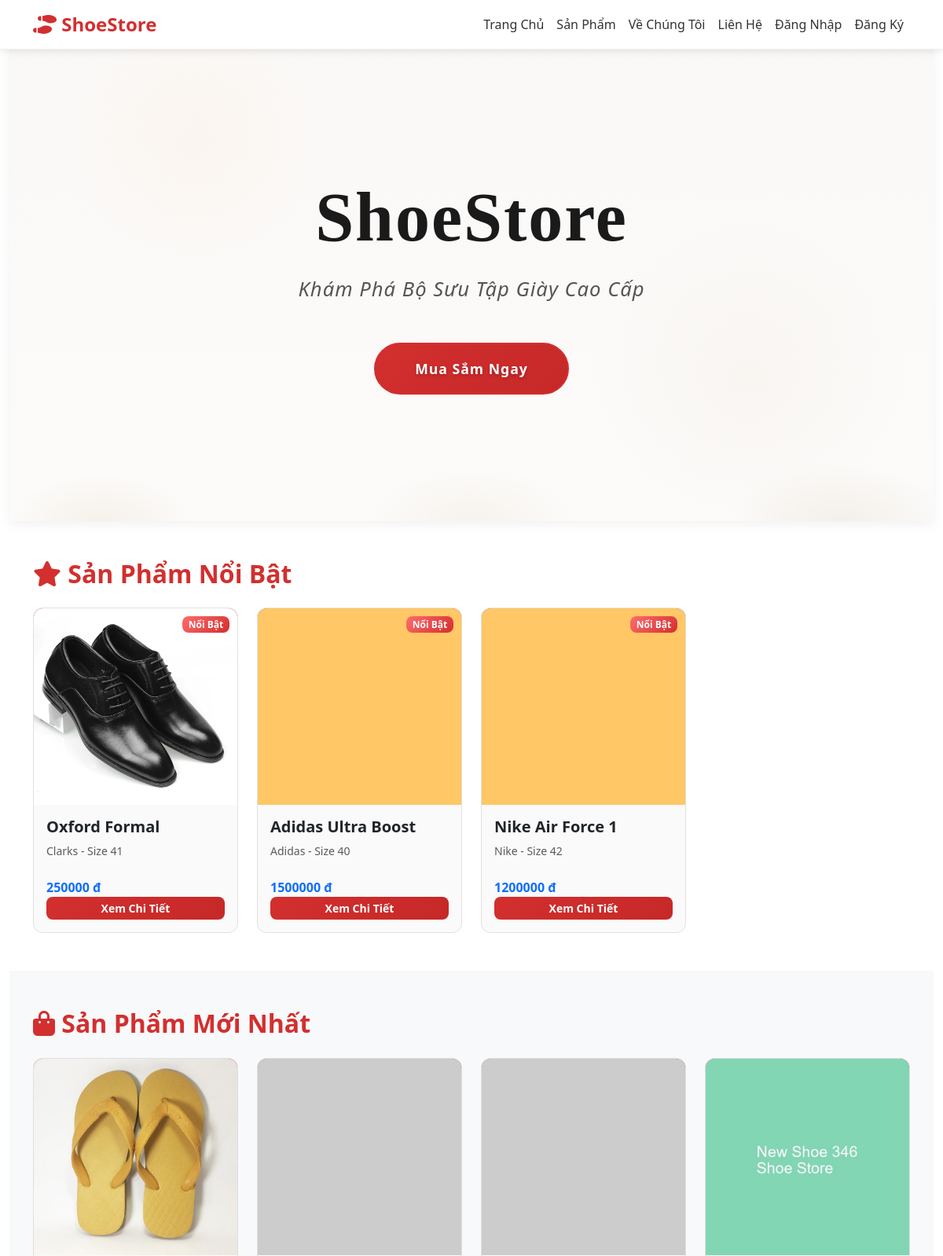
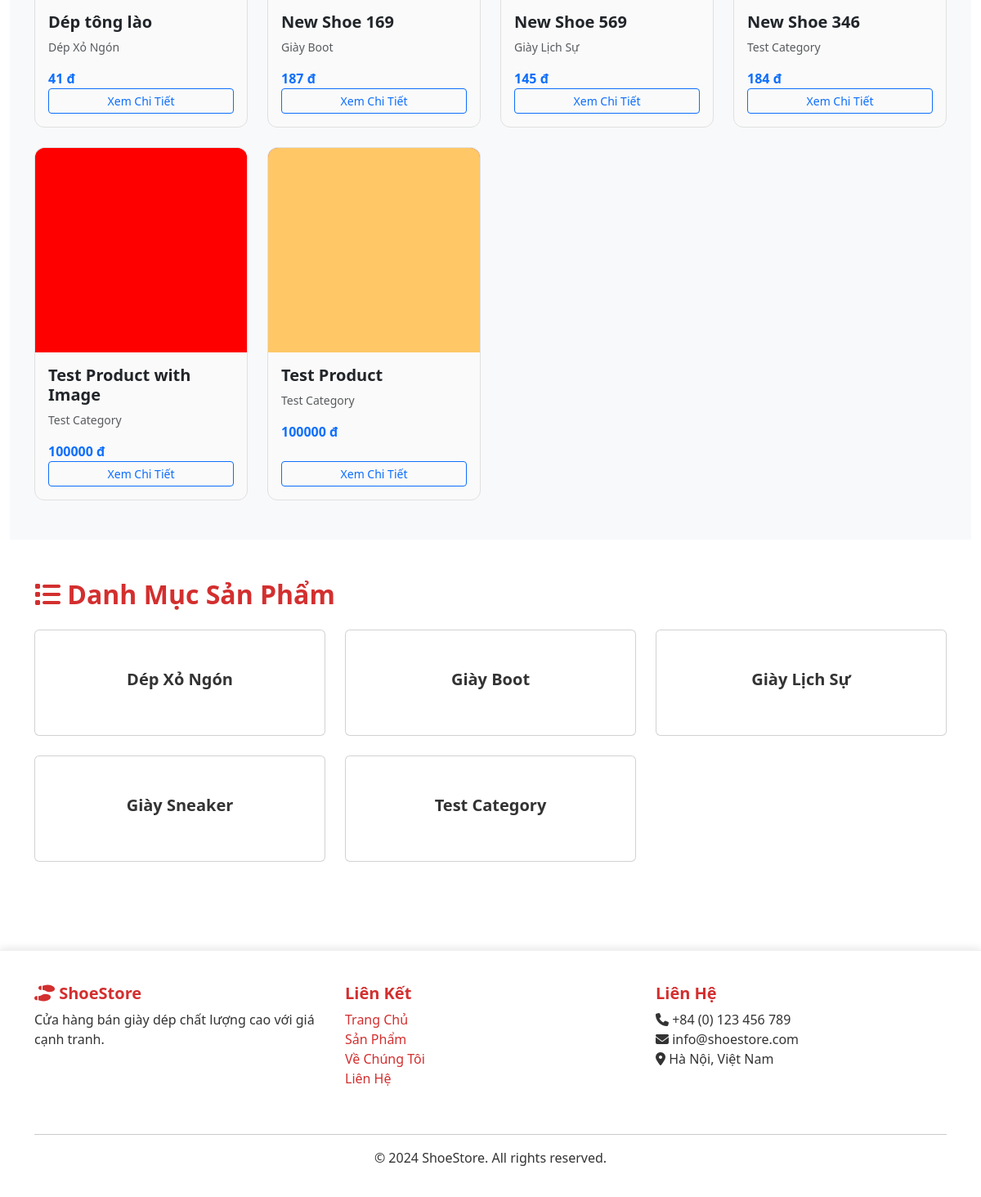
The page / on the database its author committed (2 pictures, top to bottom).
### store/models.py (models this page shows, shortened)
class Product(models.Model):
    name = models.CharField(max_length=300)
    description = models.TextField()
    price = models.DecimalField(max_digits=10, decimal_places=2, validators=[MinValueValidator(0)])
    category = models.ForeignKey(Category, on_delete=models.CASCADE, related_name='products')
    shoe_type = models.CharField(max_length=20, choices=SHOE_TYPE_CHOICES)
    size = models.CharField(max_length=10, help_text="e.g., 36, 37, 38...")
    color = models.CharField(max_length=50)
    material = models.CharField(max_length=100)
    brand = models.CharField(max_length=100)
    quantity_in_stock = models.IntegerField(default=0, validators=[MinValueValidator(0)])
    image = models.ImageField(upload_to='products/', blank=True)
    image_alt = models.CharField(max_length=200, blank=True)
    average_rating = models.FloatField(default=0, validators=[MinValueValidator(0)])
    total_reviews = models.IntegerField(default=0)
    is_featured = models.BooleanField(default=False)
    is_active = models.BooleanField(default=True)
    created_at = models.DateTimeField(auto_now_add=True)
    updated_at = models.DateTimeField(auto_now=True)
    class Meta:
        ordering = ['-created_at']
        indexes = [
            models.Index(fields=['name', 'category']),
            models.Index(fields=['price']),
        ]

class Category(models.Model):
    name = models.CharField(max_length=200, unique=True)
    description = models.TextField(blank=True)
    image = models.ImageField(upload_to='categories/', blank=True)
    created_at = models.DateTimeField(auto_now_add=True)
    updated_at = models.DateTimeField(auto_now=True)
    is_active = models.BooleanField(default=True)
    class Meta:
        verbose_name_plural = "Categories"
        ordering = ['name']

### store/views.py (the view, shortened to what this page needs)
# urls.py: path('', views.home, name='home'),
def home(request):
    featured_products = Product.objects.filter(is_featured=True, is_active=True)[:8]
    categories = Category.objects.filter(is_active=True)
    recent_products = Product.objects.filter(is_active=True).order_by('-created_at')[:6]
    dashboard_data = {}
    context = {
        'featured_products': featured_products,
        'categories': categories,
        'recent_products': recent_products,
        'dashboard_data': dashboard_data,
    }
    return render(request, 'store/home.html', context)

### store/templates/store/home.html (shortened to what this page needs)
{% extends 'store/base.html' %}
{% block content %}
<div class="container-fluid">
    <section class="hero-section">
        <div class="hero-content">
            <div>
                <h1>ShoeStore</h1>
                <p>Khám Phá Bộ Sưu Tập Giày Cao Cấp</p>
                <a href="{% url 'product_list' %}" class="hero-btn">Mua Sắm Ngay</a>
            </div>
        </div>
    </section>
    <section class="py-5">
        <div class="container">
            <h2 class="mb-4">
                <i class="fas fa-star"></i> Sản Phẩm Nổi Bật
            </h2>
            <div class="row g-4">
                {% for product in featured_products %}
                <div class="col-md-6 col-lg-3">
                    <div class="card product-card">
                        <div class="position-relative">
                            {% if product.is_featured %}
                            <span class="badge badge-featured">Nổi Bật</span>
                            {% endif %}
                            {% if product.image %}
                            <img src="{{ product.image.url }}" alt="{{ product.name }}" class="card-img-top product-image">
                            {% else %}
                            <img src="https://via.placeholder.com/300x300?text=Không+có+hình" alt="{{ product.name }}" class="card-img-top product-image">
                            {% endif %}
                        </div>
                        <div class="card-body d-flex flex-column">
                            <h5 class="card-title">{{ product.name }}</h5>
                            <p class="card-text text-muted small">{{ product.brand }} - Size {{ product.size }}</p>
                            <p class="card-text fw-bold text-primary mb-auto">{{ product.price|floatformat:0 }} đ</p>
                            <a href="{% url 'product_detail' product.pk %}" class="btn btn-primary btn-sm">Xem Chi Tiết</a>
                        </div>
                    </div>
                </div>
                {% empty %}
                <div class="col-12">
                    <p class="text-muted">Chưa có sản phẩm nổi bật</p>
                </div>
                {% endfor %}
            </div>
        </div>
    </section>
    <section class="py-5 bg-light">
        <div class="container">
            <h2 class="mb-4">
                <i class="fas fa-shopping-bag"></i> Sản Phẩm Mới Nhất
            </h2>
            <div class="row g-4">
                {% for product in recent_products %}
                <div class="col-md-6 col-lg-3">
                    <div class="card product-card">
                        {% if product.image %}
                        <img src="{{ product.image.url }}" alt="{{ product.name }}" class="card-img-top product-image">
                        {% else %}
                        <img src="https://via.placeholder.com/300x300?text=Không+có+hình" alt="{{ product.name }}" class="card-img-top product-image">
                        {% endif %}
                        <div class="card-body d-flex flex-column">
                            <h5 class="card-title">{{ product.name }}</h5>
                            <p class="card-text text-muted small">{{ product.category.name }}</p>
                            <p class="card-text fw-bold text-primary mb-auto">{{ product.price|floatformat:0 }} đ</p>
                            <a href="{% url 'product_detail' product.pk %}" class="btn btn-outline-primary btn-sm">Xem Chi Tiết</a>
                        </div>
                    </div>
                </div>
                {% empty %}
                <div class="col-12">
                    <p class="text-muted">Chưa có sản phẩm mới</p>
                </div>
                {% endfor %}
            </div>
        </div>
    </section>
    <section class="py-5">
        <div class="container">
            <h2 class="mb-4">
                <i class="fas fa-list"></i> Danh Mục Sản Phẩm
            </h2>
            <div class="row g-4">
                {% for category in categories %}
                <div class="col-md-4">
                    <a href="{% url 'product_list' %}?category={{ category.id }}" class="card text-decoration-none" style="color: inherit;">
                        <div class="card-body text-center py-5">
                            <h5 class="card-title">{{ category.name }}</h5>
                        </div>
                    </a>
                </div>
                {% empty %}
                <div class="col-12">
                    <p class="text-muted">Chưa có danh mục</p>
                </div>
                {% endfor %}
            </div>
        </div>
    </section>
</div>
{% endblock %}

### store/templates/store/base.html (shortened to what this page needs)
<!DOCTYPE html>
<html lang="vi">
<head>
    <link href="https://cdn.jsdelivr.net/npm/bootstrap@5.3.0/dist/css/bootstrap.min.css" rel="stylesheet">
    <link rel="stylesheet" href="https://cdnjs.cloudflare.com/ajax/libs/font-awesome/6.4.0/css/all.min.css">
</head>
<body>
    <nav class="navbar navbar-expand-lg navbar-dark sticky-top">
        <div class="container">
            <a class="navbar-brand" href="{% url 'home' %}">
                <i class="fas fa-shoe-prints"></i> ShoeStore
            </a>
            <div class="collapse navbar-collapse" id="navbarNav">
                <ul class="navbar-nav ms-auto">
                    <li class="nav-item">
                        <a class="nav-link" href="{% url 'home' %}">Trang Chủ</a>
                    </li>
                    <li class="nav-item">
                        <a class="nav-link" href="{% url 'product_list' %}">Sản Phẩm</a>
                    </li>
                    <li class="nav-item">
                        <a class="nav-link" href="{% url 'about' %}">Về Chúng Tôi</a>
                    </li>
                    <li class="nav-item">
                        <a class="nav-link" href="{% url 'contact' %}">Liên Hệ</a>
                    </li>
                    {% if user.is_authenticated %}
                        {% if user.profile.user_type == 'admin' %}
                        <li class="nav-item">
                            <a class="nav-link" href="{% url 'dashboard' %}">
                                <i class="fas fa-chart-line"></i> Dashboard
                            </a>
                        </li>
                        {% endif %}
                        <li class="nav-item">
                            <a class="nav-link" href="{% url 'order_list' %}">
                                <i class="fas fa-box"></i> Đơn Hàng
                            </a>
                        </li>
                        <li class="nav-item dropdown">
                            <a class="nav-link dropdown-toggle" href="#" id="userDropdown" role="button" data-bs-toggle="dropdown">
                                <i class="fas fa-user"></i> {{ user.first_name|default:user.username }}
                            </a>
                            <ul class="dropdown-menu" aria-labelledby="userDropdown">
                                <li><a class="dropdown-item" href="{% url 'user_profile' %}">Hồ Sơ</a></li>
                                <li><hr class="dropdown-divider"></li>
                                <li><a class="dropdown-item" href="{% url 'logout' %}">Đăng Xuất</a></li>
                            </ul>
                        </li>
                    {% else %}
                        <li class="nav-item">
                            <a class="nav-link" href="{% url 'login' %}">Đăng Nhập</a>
                        </li>
                        <li class="nav-item">
                            <a class="nav-link" href="{% url 'register' %}">Đăng Ký</a>
                        </li>
                    {% endif %}
                </ul>
            </div>
        </div>
    </nav>
    <main>
        {% block content %}{% endblock %}
    </main>
    <footer>
        <div class="container">
            <div class="row">
                <div class="col-md-4 mb-4">
                    <h5><i class="fas fa-shoe-prints"></i> ShoeStore</h5>
                    <p>Cửa hàng bán giày dép chất lượng cao với giá cạnh tranh.</p>
                </div>
                <div class="col-md-4 mb-4">
                    <h5>Liên Kết</h5>
                    <ul class="list-unstyled">
                        <li><a href="{% url 'home' %}">Trang Chủ</a></li>
                        <li><a href="{% url 'product_list' %}">Sản Phẩm</a></li>
                        <li><a href="{% url 'about' %}">Về Chúng Tôi</a></li>
                        <li><a href="{% url 'contact' %}">Liên Hệ</a></li>
                    </ul>
                </div>
                <div class="col-md-4 mb-4">
                    <h5>Liên Hệ</h5>
                    <p>
                        <i class="fas fa-phone"></i> +84 (0) 123 456 789<br>
                        <i class="fas fa-envelope"></i> info@shoestore.com<br>
                        <i class="fas fa-map-marker-alt"></i> Hà Nội, Việt Nam
                    </p>
                </div>
            </div>
            <hr>
            <div class="text-center">
                <p>&copy; 2024 ShoeStore. All rights reserved.</p>
            </div>
        </div>
    </footer>
</body>
</html>

### store/templates/store/base.html (style rules this page uses)
:root { --primary-color: #667eea; --secondary-color: #764ba2; --accent-color: #f093fb; --success-color: #00d4ff; --light-bg: #f0f4ff; }
body { font-family: 'Segoe UI', Tahoma, Geneva, Verdana, sans-serif; background: #ffffff; color: #333; min-height: 100vh; }
.navbar { background: #ffffff; box-shadow: 0 2px 10px rgba(0, 0, 0, 0.1); border-bottom: 1px solid #f0f0f0; }
.navbar-brand { font-weight: 700; font-size: 1.5rem; color: #d32f2f !important; text-shadow: none; }
.nav-link { color: #333 !important; transition: color 0.3s, text-shadow 0.3s; font-weight: 500; }
.hero-section { position: relative; height: 600px; background: linear-gradient(to bottom, #faf8f6 0%, #ffffff 50%, #f5f3f1 100%); background-attachment: fixed; overflow: hidden; box-shadow: 0 4px 15px rgba(0, 0, 0, 0.06); }
.hero-section::before { content: ''; position: absolute; bottom: 0; left: 0; width: 100%; height: 300px; background: radial-gradient(ellipse 300px 150px at 10% 100%, rgba(210, 180, 140, 0.15) 0%, transparent 40%), radial-gradient(ellipse 350px 180px at 90% 100%, rgba(180, 150, 110, 0.12) 0%, transparent 40%), radial-gradient(ellipse 280px 140px at 50% 100%, rgba(200, 170, 130, 0.1) 0%, transparent 50%); pointer-events: none; z-index: 1; }
.hero-section::after { content: ''; position: absolute; top: 0; left: 0; width: 100%; height: 100%; background: radial-gradient(circle at 20% 20%, rgba(255,200,150,0.08) 0%, transparent 15%), radial-gradient(circle at 80% 70%, rgba(200,170,130,0.06) 0%, transparent 20%); pointer-events: none; z-index: 0; }
.hero-content { position: relative; z-index: 10; height: 100%; display: flex; align-items: center; justify-content: center; text-align: center; color: white; padding: 40px 20px; }
.hero-content h1 { font-size: 5.5rem; font-weight: 800; margin-bottom: 20px; color: #1a1a1a; text-shadow: none; letter-spacing: 2px; font-family: 'Georgia', 'Garamond', serif; line-height: 1.2; }
.hero-content p { font-size: 1.6rem; margin-bottom: 3rem; color: #555; text-shadow: none; font-weight: 400; letter-spacing: 1px; font-family: 'Segoe UI', 'Arial', sans-serif; font-style: italic; line-height: 1.5; }
.hero-btn { padding: 18px 50px; font-size: 1.1rem; font-weight: 700; border-radius: 50px; background: linear-gradient(135deg, #d32f2f 0%, #c62828 100%); color: white; border: 2px solid #d32f2f; transition: all 0.4s ease; text-decoration: none; display: inline-block; text-shadow: 0 2px 4px rgba(0,0,0,0.2); letter-spacing: 1px; cursor: pointer; }
.product-card { transition: transform 0.3s, box-shadow 0.3s, background-color 0.3s; height: 100%; background-color: #fafafa; border: 1px solid #e0e0e0; border-radius: 12px; }
.product-image { height: 250px; object-fit: cover; background: linear-gradient(135deg, #d32f2f 0%, #c62828 100%); border-radius: 12px 12px 0 0; }
.badge-featured { position: absolute; top: 10px; right: 10px; background: linear-gradient(135deg, #ff6b6b 0%, #d32f2f 100%); border: none; border-radius: 8px; }
.btn-primary { background: linear-gradient(135deg, #d32f2f 0%, #c62828 100%); border: none; border-radius: 8px; font-weight: 600; transition: transform 0.2s, box-shadow 0.2s; }
footer { background: #ffffff; color: #333; padding: 40px 0 20px; margin-top: 60px; box-shadow: 0 -2px 10px rgba(0, 0, 0, 0.1); border-top: 1px solid #f0f0f0; }
footer a { color: #d32f2f; text-decoration: none; transition: color 0.3s; }
h1, h2, h3, h4, h5, h6 { color: #d32f2f; font-weight: 700; }
a { color: #d32f2f; transition: color 0.3s; }

### rows shown on the page
Product: is_featured "Nổi Bật", image (picture), name "Oxford Formal", brand "Clarks", size "41", price "250000"
Product: is_featured "Nổi Bật", image (picture), name "Adidas Ultra Boost", brand "Adidas", size "40", price "1500000"
Product: is_featured "Nổi Bật", image (picture), name "Nike Air Force 1", brand "Nike", size "42", price "1200000"
Product: image (picture), name "Dép tông lào", category.name "Dép Xỏ Ngón", price "41"
Product: name "New Shoe 169", category.name "Giày Boot", price "187"
Product: name "New Shoe 569", category.name "Giày Lịch Sự", price "145"
Product: image (picture), name "New Shoe 346", category.name "Test Category", price "184"
Product: image (picture), name "Test Product with Image", category.name "Test Category", price "100000"
Product: image (picture), name "Test Product", category.name "Test Category", price "100000"
Category: name "Dép Xỏ Ngón"
Category: name "Giày Boot"
Category: name "Giày Lịch Sự"
Category: name "Giày Sneaker"
Category: name "Test Category"
